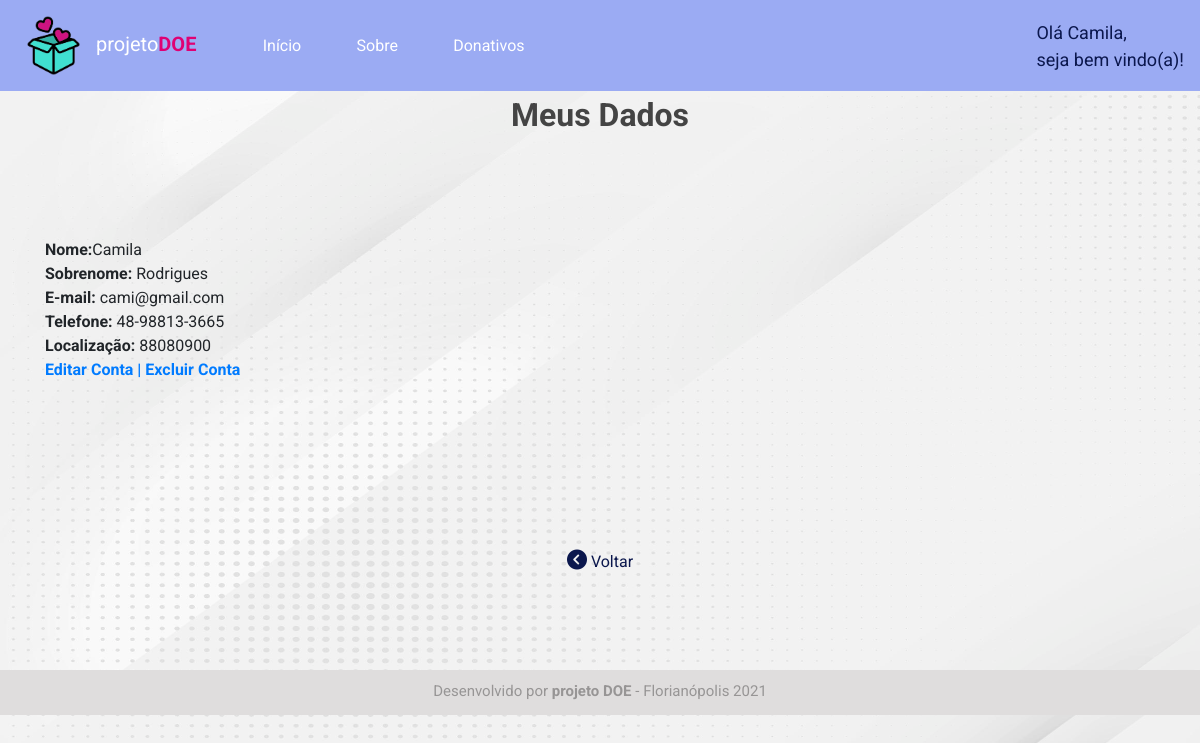
/meus-dados.php (signed in), run on the app's committed database.
### tables this page shows
CREATE TABLE IF NOT EXISTS `tb_user` (
  `nome` varchar(60) NOT NULL,
  `sobrenome` varchar(60) NOT NULL,
  `cep` varchar(8) NOT NULL,
  `email` varchar(60) NOT NULL,
  `telefone` varchar(24) NOT NULL,
  `senha` varchar(64) NOT NULL,
  `dica` varchar(60) NOT NULL,
  PRIMARY KEY (`email`),
  UNIQUE KEY `email` (`email`)
);

### verifica_login.php (called while the page is built, shortened)
<?php
include "connect.php";
$em = isset($_SESSION["email_user"])?$_SESSION["email_user"]:"";
$se = isset($_SESSION["senha_user"])?$_SESSION["senha_user"]:"";
if($em != "" && $se != "") {
    $dados = mysqli_query($link,"select * from tb_user WHERE email = '$em'");
    while($d = mysqli_fetch_array($dados)){
        $nome_logado = $d['nome'];
        $email_logado = $d['email'];
        $sobrenome_logado = $d['sobrenome'];
        $cep_logado = $d['cep'];
        $telefone_logado = $d['telefone'];
    }
} else {
    header('Location: login.php?Usuario_senha_Incorreta');
}
?>

### meus-dados.php (the view, shortened to what this page needs)
<!DOCTYPE html>
<html lang="pt-br">
    <?php
    include "cabecalho2.inc.php";
    ?>
	<body>
        <div class="container" style="margin-top: 8%;">
            <div id="minhaconta">
                <h2 class="main-title"><strong>Meus Dados</strong></h2>
            </div>
            <br><br><br><br>
                <div class="dados">
                            <b>Nome:</b><?php echo"$nome_logado"; ?><br>
                            <b>Sobrenome:</b> <?php echo"$sobrenome_logado"; ?><br>
                            <b>E-mail:</b> <?php echo"$email_logado"; ?><br>
                            <b>Telefone:</b> <?php echo"$telefone_logado"; ?><br>
                            <b>Localização:</b> <?php echo"$cep_logado"; ?><br>
                            <a href="editar-usuario.php?edit_user="<?php echo "$email_logado"; ?>><strong>Editar Conta  |  </strong></a>
                            <a href="delete-conta.php?del_user=<?php echo "$email_logado"; ?>"onclick="return confirm('Você tem certeza que quer excluir sua conta?')"><strong>Excluir Conta</strong></a>
            </div>
            <br><br><br>
</div>
            <div class="voltar" style="margin-top:8%">
            <i class="fas fa-chevron-circle-left "></i>
              <a href="minha-conta.php">Voltar</a>
            </div>
</body>
<footer style="margin-top:8%">
        <p>Desenvolvido por <b>projeto DOE</b> - Florianópolis 2021</p>
</footer>
</html>

### cabecalho2.inc.php (shortened to what this page needs)
<?php
include "verifica_login.php";
?>
<head>
    <link rel="stylesheet" href="https://stackpath.bootstrapcdn.com/bootstrap/4.4.1/css/bootstrap.min.css">
    <link rel="stylesheet" href="css/estilo.css">
<head>
    <header>
 <div class="container" id="nav-container">
      <nav class="navbar navbar-expand-lg fixed-top navbar-dark">
        <a class="navbar-brand" href="index.php">
          <img id="logo" src="imagem/logoazul.png" alt="projeto"> projeto<b><font color="#DF0174">DOE</font></b>
        </a>
        <div class="collapse navbar-collapse justify-content-top" id="navbar-links">
          <div class="navbar-nav">
            <a class="nav-item nav-link" id="inicio-menu" href="index.php">Início</a>
            <a class="nav-item nav-link" id="sobre-menu" href="sobre.php">Sobre</a>
            <a class="nav-item nav-link" id="donativos-menu" href="donativos.php">Donativos</a>
          </div>
        </div>
    <?php
        echo "
        <div class=service box id=destaque> Olá $nome_logado,<br>
        seja bem vindo(a)!
        </div>";
    ?>
      </nav>
    </div>
</header>

### css/estilo.css (style rules this page uses)
* { margin: 0; padding:0; box-sizing: border-box; font-family: 'Roboto', sans-serif }
body { background-image: url("../imagem/wallpaper4.jpg"); background-size: 1550px 750px; }
.container { margin-bottom: 75px; }
header, .navbar { background-color: #9babf3; }
#nav-container { padding-top: 0; padding-bottom: 0; }
#logo { width: 75px; }
#navbar-links a { color: #FFF; padding: 5px; margin-left: 25%; }
.navbar-expand-lg .navbar-nav .nav-link { padding: 1rem .8rem; }
.container .main-title { font-size: 40; text-align: center; margin-top: 2%; color: #444; }
footer { color: rgb(151, 149, 149); text-align: center; background-color: rgb(223, 221, 221); font-size: 15px; height: 45px; position:absolute; width: 100%; padding: 10px; }
.voltar { text-align: center; }
.voltar i { text-decoration: none; font-size: 20px; color: #0b174d; }
.voltar a { color: #0b174d; }
#destaque { font-size: 18px; color: #0b174d; }

### data on the page
tb_user: nome "Camila", sobrenome "Rodrigues", email "cami@gmail.com", telefone "48-98813-3665", cep "88080900"
